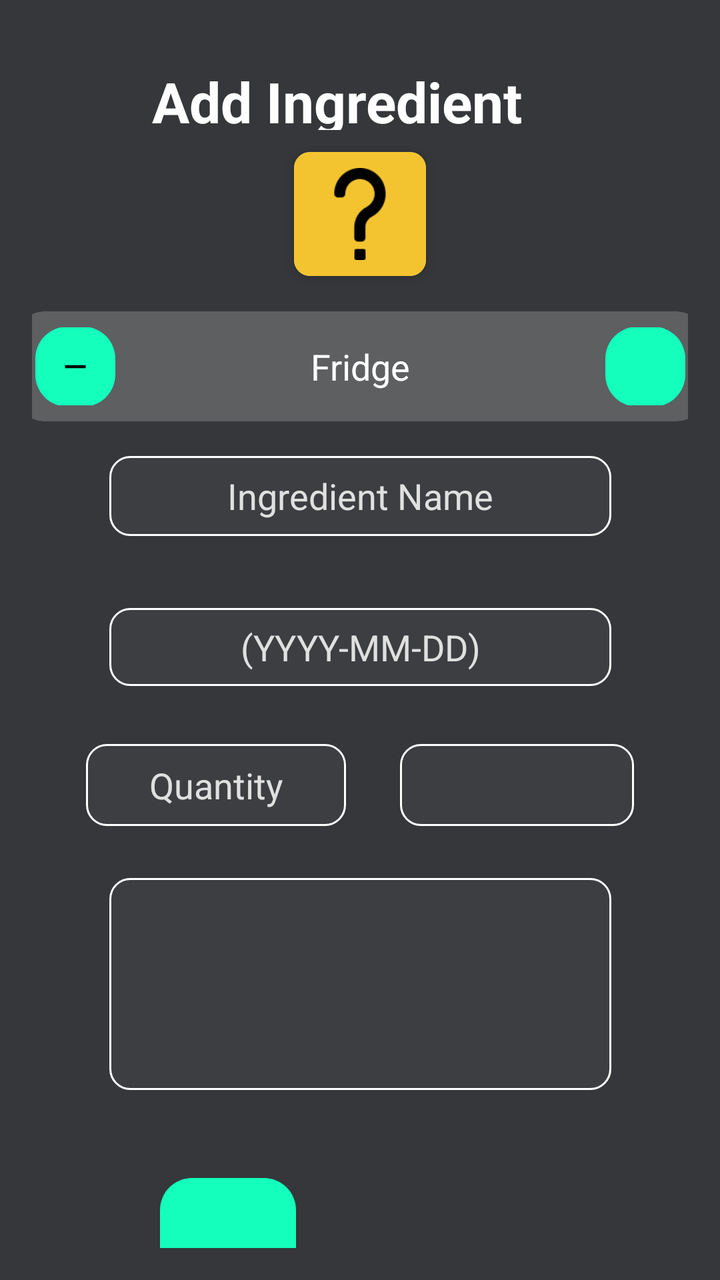
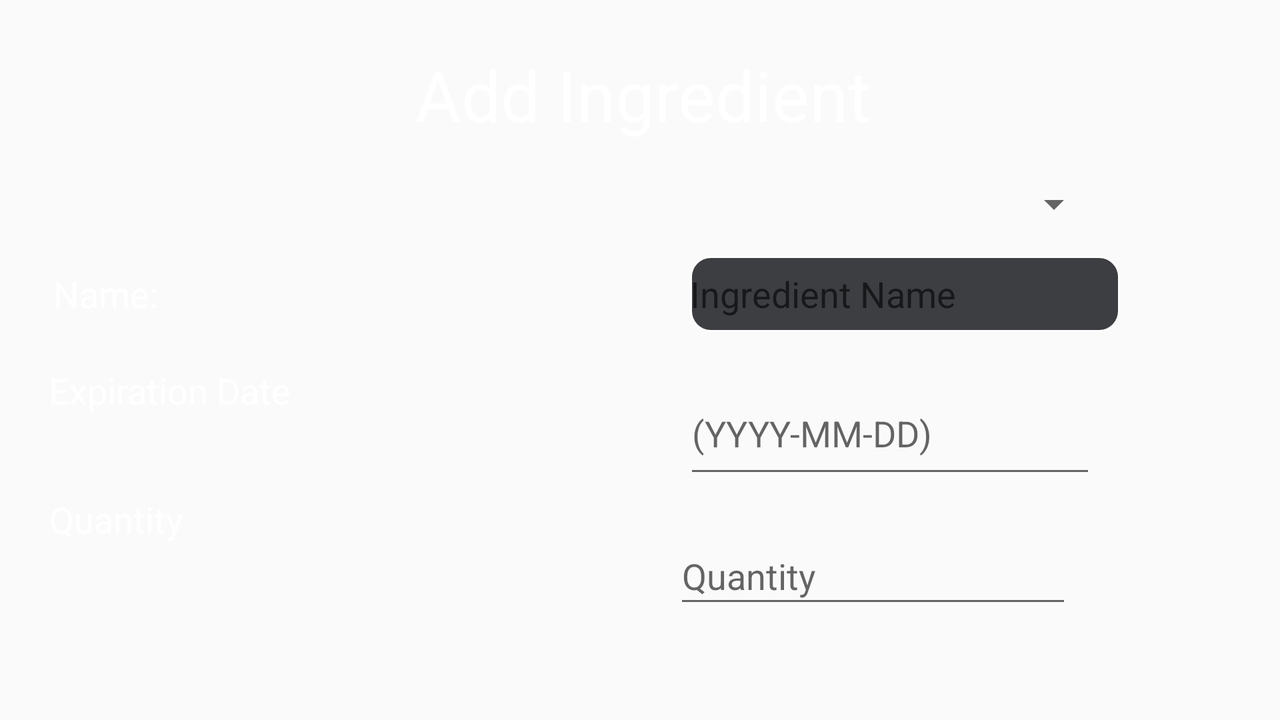

The same Android screen from two of the app's own layout files: first res/layout/ as a phone draws it, then the repository's variant for another configuration, drawn on a device whose configuration selects that folder. Both files follow.
<!-- AndroidManifest.xml: application theme Theme.AppCompat.DayNight.NoActionBar -->
<!-- res/layout/fragment_add_ingredient.xml -->
<?xml version="1.0" encoding="utf-8"?>
<androidx.constraintlayout.widget.ConstraintLayout xmlns:android="http://schemas.android.com/apk/res/android"
    xmlns:app="http://schemas.android.com/apk/res-auto"
    xmlns:tools="http://schemas.android.com/tools"
    android:layout_width="match_parent"
    android:layout_height="wrap_content"
    android:background="@color/grey"
    android:padding="16dp">

    

    

    <TextView
        android:id="@+id/EditView5"
        android:layout_width="308dp"
        android:layout_height="33dp"
        android:layout_margin="16dp"
        android:layout_marginStart="142dp"
        android:layout_marginEnd="158dp"
        android:paddingLeft="50dp"
        android:text="@string/add_ingredient"
        android:textColor="@color/white"
        android:textSize="28sp"
        android:textStyle="bold"
        app:layout_constraintEnd_toEndOf="parent"
        app:layout_constraintStart_toStartOf="parent"
        app:layout_constraintTop_toTopOf="parent" />


    <androidx.cardview.widget.CardView
        android:id="@+id/imageContainer"
        android:layout_width="66dp"
        android:layout_height="62dp"
        android:layout_marginTop="60dp"
        app:cardCornerRadius="8dp"
        app:cardElevation="4dp"
        app:layout_constraintEnd_toEndOf="parent"
        app:layout_constraintStart_toStartOf="parent"
        app:layout_constraintTop_toTopOf="parent">

        <ImageView
            android:id="@+id/ingredientImageView"
            android:layout_width="match_parent"
            android:layout_height="match_parent"
            android:background="@color/orange"
            android:contentDescription="@string/tap_to_select_ingredient_image"
            android:foreground="?attr/selectableItemBackground"
            android:padding="8dp"
            android:src="@drawable/ic_question_mark" />
    </androidx.cardview.widget.CardView>
    
    <androidx.cardview.widget.CardView
        android:id="@+id/categoryCard"
        android:layout_width="341dp"
        android:layout_height="55dp"
        android:layout_marginHorizontal="16dp"
        app:cardBackgroundColor="#33FFFFFF"
        app:cardCornerRadius="12dp"
        app:cardElevation="0dp"
        app:layout_constraintBottom_toTopOf="@+id/tilIngredientName"
        app:layout_constraintEnd_toEndOf="parent"
        app:layout_constraintStart_toStartOf="parent"
        app:layout_constraintTop_toBottomOf="@+id/imageContainer">

        <LinearLayout
            android:layout_width="match_parent"
            android:layout_height="wrap_content"
            android:gravity="center_vertical"
            android:orientation="horizontal"
            android:padding="8dp">

            <ImageButton
                android:id="@+id/btn_minus"
                android:layout_width="40dp"
                android:layout_height="40dp"
                android:background="@drawable/custom_button"
                android:contentDescription="@string/decrease_quantity"
                android:src="@drawable/ic_minus" />

            <TextView
                android:id="@+id/tv_category"
                android:layout_width="0dp"
                android:layout_height="wrap_content"
                android:layout_marginHorizontal="16dp"
                android:layout_weight="1"
                android:gravity="center"
                android:text="@string/fridge"
                android:textColor="@color/white"
                android:textSize="18sp" />

            <ImageButton
                android:id="@+id/btn_plus"
                android:layout_width="40dp"
                android:layout_height="40dp"
                android:background="@drawable/custom_button"
                android:backgroundTint="@color/green"
                android:contentDescription="@string/increase_quantity"
                android:src="@drawable/ic_plus" />
        </LinearLayout>
    </androidx.cardview.widget.CardView>
    

    <com.google.android.material.textfield.TextInputLayout
        android:id="@+id/tilIngredientName"
        android:layout_width="251dp"
        android:layout_height="50dp"
        android:layout_marginTop="90dp"
        app:boxBackgroundColor="#33FFFFFF"
        app:boxCornerRadiusBottomEnd="8dp"
        app:boxCornerRadiusBottomStart="8dp"
        app:boxCornerRadiusTopEnd="8dp"
        app:boxCornerRadiusTopStart="8dp"
        app:hintEnabled="false"
        app:layout_constraintEnd_toEndOf="parent"
        app:layout_constraintStart_toStartOf="parent"
        app:layout_constraintTop_toBottomOf="@+id/imageContainer">

        <EditText
            android:id="@+id/et_ingredient_name"
            android:layout_width="match_parent"
            android:layout_height="40dp"
            android:background="@drawable/custom_text_box"
            android:gravity="center"
            android:hint="@string/ingredient_name"
            android:textColor="@color/white"
            android:textColorHint="@color/lightgrey" />
    </com.google.android.material.textfield.TextInputLayout>

    <com.google.android.material.textfield.TextInputLayout
        android:id="@+id/tilExpirationDate"
        android:layout_width="251dp"
        android:layout_height="42dp"
        android:layout_marginTop="26dp"
        app:boxBackgroundColor="#33FFFFFF"
        app:boxCornerRadiusBottomEnd="8dp"
        app:boxCornerRadiusBottomStart="8dp"
        app:boxCornerRadiusTopEnd="8dp"
        app:boxCornerRadiusTopStart="8dp"
        app:hintEnabled="false"
        app:layout_constraintEnd_toEndOf="parent"
        app:layout_constraintStart_toStartOf="parent"
        app:layout_constraintTop_toBottomOf="@+id/tilIngredientName">

        <EditText
            android:id="@+id/et_expiration_date"
            android:layout_width="match_parent"
            android:layout_height="39dp"
            android:background="@drawable/custom_text_box"
            android:clickable="true"
            android:focusable="false"
            android:gravity="center"
            android:hint="(YYYY-MM-DD)"
            android:inputType="none"
            android:textColor="@color/white"
            android:textColorHint="@color/lightgrey" />
    </com.google.android.material.textfield.TextInputLayout>


    <com.google.android.material.textfield.TextInputLayout
        android:id="@+id/tilQuantity"
        android:layout_width="130dp"
        android:layout_height="41dp"
        android:layout_marginTop="26dp"
        app:boxBackgroundColor="#33FFFFFF"
        app:boxCornerRadiusBottomEnd="8dp"
        app:boxCornerRadiusBottomStart="8dp"
        app:boxCornerRadiusTopEnd="8dp"
        app:boxCornerRadiusTopStart="8dp"
        app:hintEnabled="false"
        app:layout_constraintEnd_toStartOf="@+id/spinnerUnit"
        app:layout_constraintStart_toStartOf="parent"
        app:layout_constraintTop_toBottomOf="@+id/tilExpirationDate">

        <EditText
            android:id="@+id/et_quantity"
            android:layout_width="match_parent"
            android:layout_height="match_parent"
            android:background="@drawable/custom_text_box"
            android:gravity="center"
            android:hint="@string/quantity"
            android:inputType="numberDecimal"
            android:textColor="@color/white"
            android:textColorHint="@color/lightgrey" />
    </com.google.android.material.textfield.TextInputLayout>

    <Spinner
        android:id="@+id/spinnerUnit"
        android:layout_width="117dp"
        android:layout_height="41dp"
        android:background="@drawable/custom_text_box"
        android:popupBackground="@color/white"
        app:layout_constraintBottom_toBottomOf="@+id/tilQuantity"
        app:layout_constraintEnd_toEndOf="parent"
        app:layout_constraintStart_toEndOf="@+id/tilQuantity"
        app:layout_constraintTop_toTopOf="@+id/tilQuantity" />
    <com.google.android.material.textfield.TextInputLayout
        android:id="@+id/tilNotes"
        android:layout_width="251dp"
        android:layout_height="106dp"
        android:layout_marginTop="26dp"
        app:boxBackgroundColor="#33FFFFFF"
        app:boxCornerRadiusBottomEnd="8dp"
        app:boxCornerRadiusBottomStart="8dp"
        app:boxCornerRadiusTopEnd="8dp"
        app:boxCornerRadiusTopStart="8dp"
        app:hintEnabled="false"
        app:layout_constraintEnd_toEndOf="parent"
        app:layout_constraintStart_toStartOf="parent"
        app:layout_constraintTop_toBottomOf="@+id/tilQuantity">

        <EditText
            android:id="@+id/editText"
            android:layout_width="match_parent"
            android:layout_height="match_parent"
            android:background="@drawable/custom_text_box"
            android:gravity="top|start"
            android:padding="8dp"
            android:textColor="@color/white"
            android:textColorHint="@color/lightgrey" />
    </com.google.android.material.textfield.TextInputLayout>

    <ImageButton
        android:id="@+id/btnSaveIngredient"
        android:layout_width="68dp"
        android:layout_height="52dp"
        android:layout_marginStart="64dp"
        android:layout_marginTop="44dp"
        android:layout_marginBottom="16dp"
        android:background="@drawable/custom_button"

        android:contentDescription="@string/save_ingredient_button"
        android:src="@drawable/ic_check"
        app:backgroundTint="@color/green"
        app:layout_constraintBottom_toBottomOf="parent"
        app:layout_constraintStart_toStartOf="parent"
        app:layout_constraintTop_toBottomOf="@+id/tilNotes"
        app:layout_constraintVertical_bias="0.0"
        app:tint="@color/white" />

</androidx.constraintlayout.widget.ConstraintLayout>
<!-- resources referenced by this layout -->
<resources>
  <color name="green">#14ffbc</color>
  <color name="grey">#35373a</color>
  <color name="lightgrey">#e0e0e0</color>
  <color name="orange">#f4c430</color>
  <color name="white">#FFFFFFFF</color>
  <!-- drawable custom_button (drawable) -->
  <shape xmlns:android="http://schemas.android.com/apk/res/android">
      <solid android:color="@color/green"/>
      <corners android:radius="16dp"/> 
  </shape>
  <!-- drawable custom_text_box (drawable) -->
  <?xml version="1.0" encoding="utf-8"?>
  <shape xmlns:android="http://schemas.android.com/apk/res/android">
      <solid android:color="#3C3E42"/> 
      <stroke
          android:color="@color/white"
      android:width="1dp"/> 
      <corners android:radius="10dp"/> 
  </shape>
  <!-- drawable ic_minus (drawable) -->
  <vector xmlns:android="http://schemas.android.com/apk/res/android"
      android:width="20dp"
      android:height="20dp"
      android:viewportWidth="960"
      android:viewportHeight="960">
    <path
        android:pathData="M232,516v-72h496v72L232,516Z"
        android:fillColor="#000000"/>
  </vector>
  <!-- drawable ic_question_mark: png bitmap (drawable, 1327 bytes) -->
  <string name="add_ingredient">Add Ingredient</string>
  <string name="decrease_quantity">decrease quantity</string>
  <string name="fridge">Fridge</string>
  <string name="increase_quantity">increase quantity</string>
  <string name="ingredient_name">Ingredient Name</string>
  <string name="quantity">Quantity</string>
  <string name="save_ingredient_button">Save Ingredient Button</string>
  <string name="tap_to_select_ingredient_image">Tap to select ingredient image</string>
</resources>
<!-- res/layout-land/fragment_add_ingredient.xml (the repository's variant of the layout above) -->
<!-- drawn on the phone turned sideways -->
<?xml version="1.0" encoding="utf-8"?>
<androidx.constraintlayout.widget.ConstraintLayout
    xmlns:android="http://schemas.android.com/apk/res/android"
    xmlns:app="http://schemas.android.com/apk/res-auto"
    xmlns:tools="http://schemas.android.com/tools"
    android:layout_width="match_parent"
    android:layout_height="match_parent"
    android:orientation="vertical"
    android:backgroundTint="@color/grey"
    android:padding="16dp">


    <TextView
        android:id="@+id/EditView5"
        android:layout_width="wrap_content"
        android:layout_height="wrap_content"
        android:layout_marginLeft="5dp"
        android:layout_marginTop="8dp"
        android:text="Add Ingredient"
        android:textColor="@color/white"
        android:textSize="35sp"
        app:layout_constraintEnd_toEndOf="parent"
        app:layout_constraintHorizontal_bias="0.498"
        app:layout_constraintStart_toStartOf="parent"
        app:layout_constraintTop_toTopOf="parent" />

    <EditText
        android:id="@+id/et_ingredient_name"
        android:layout_width="215dp"
        android:layout_height="38dp"
        android:layout_marginTop="112dp"
        android:layout_marginEnd="64dp"
        android:background="@drawable/custom_text_box"
        android:hint="Ingredient Name"
        android:textColor="@color/white"
        app:layout_constraintEnd_toEndOf="parent"
        app:layout_constraintTop_toTopOf="parent" />

    <EditText
        android:id="@+id/et_quantity"
        android:layout_width="199dp"
        android:layout_height="45dp"
        android:layout_marginTop="20dp"
        android:layout_marginEnd="88dp"
        android:hint="Quantity"
        android:textColor="@color/white"
        app:layout_constraintEnd_toEndOf="parent"
        app:layout_constraintTop_toBottomOf="@+id/et_expiration_date" />

    <TextView
        android:id="@+id/tvExpirationDate"
        android:layout_width="wrap_content"
        android:layout_height="wrap_content"
        android:layout_marginTop="24dp"
        android:text="Expiration Date"
        android:textColor="@color/white"
        android:textSize="18sp"
        app:layout_constraintEnd_toStartOf="@+id/et_expiration_date"
        app:layout_constraintHorizontal_bias="0.04"
        app:layout_constraintStart_toStartOf="parent"
        app:layout_constraintTop_toBottomOf="@+id/tvIngredientName" />

    <Spinner
        android:id="@+id/spinner_category"
        android:layout_width="331dp"
        android:layout_height="36dp"
        android:layout_marginStart="204dp"
        android:layout_marginTop="68dp"
        app:layout_constraintStart_toStartOf="parent"
        app:layout_constraintTop_toTopOf="parent" />


    <TextView
        android:id="@+id/tvIngredientName"
        android:layout_width="wrap_content"
        android:layout_height="wrap_content"
        android:layout_marginTop="64dp"
        android:text="Name:"
        android:textColor="@color/white"
        android:textSize="18sp"
        app:layout_constraintEnd_toStartOf="@+id/et_ingredient_name"
        app:layout_constraintHorizontal_bias="0.038"
        app:layout_constraintStart_toStartOf="parent"
        app:layout_constraintTop_toBottomOf="@+id/EditView5" />

    <TextView
        android:id="@+id/tvQuantity"
        android:layout_width="wrap_content"
        android:layout_height="wrap_content"
        android:layout_marginTop="40dp"
        android:text="Quantity"
        android:textColor="@color/white"
        android:textSize="18sp"
        app:layout_constraintEnd_toStartOf="@+id/et_quantity"
        app:layout_constraintHorizontal_bias="0.034"
        app:layout_constraintStart_toStartOf="parent"
        app:layout_constraintTop_toBottomOf="@+id/tvExpirationDate" />

    <EditText
        android:id="@+id/et_expiration_date"
        android:layout_width="206dp"
        android:layout_height="58dp"
        android:layout_marginTop="20dp"
        android:layout_marginEnd="76dp"
        android:hint="(YYYY-MM-DD)"
        android:textColor="@color/white"
        app:layout_constraintEnd_toEndOf="parent"
        app:layout_constraintTop_toBottomOf="@+id/et_ingredient_name" />

    <TextView
        android:id="@+id/tvNotes"
        android:layout_width="55dp"
        android:layout_height="0dp"
        android:layout_marginTop="40dp"
        android:textColor="@color/white"
        android:textSize="18sp"
        app:layout_constraintEnd_toStartOf="@+id/editText"
        app:layout_constraintHorizontal_bias="0.025"
        app:layout_constraintStart_toStartOf="parent"
        app:layout_constraintTop_toBottomOf="@+id/tvQuantity" />


    <EditText
        android:id="@+id/editText"
        android:layout_width="169dp"
        android:layout_height="58dp"
        android:layout_marginTop="16dp"
        android:layout_marginEnd="116dp"
        android:textColor="@color/white"
        app:layout_constraintEnd_toEndOf="parent"
        app:layout_constraintTop_toBottomOf="@+id/et_quantity" />

    <ImageButton
        android:id="@+id/btnSaveIngredient"
        android:layout_width="56dp"
        android:layout_height="43dp"
        android:layout_marginTop="280dp"
        android:background="@drawable/custom_button"
        android:scaleType="fitCenter"
        android:src="@drawable/ic_tick"
        app:layout_constraintEnd_toEndOf="parent"
        app:layout_constraintHorizontal_bias="0.119"
        app:layout_constraintStart_toStartOf="parent"
        app:layout_constraintTop_toBottomOf="@+id/EditView5" />


</androidx.constraintlayout.widget.ConstraintLayout>
<!-- resources referenced by the variant -->
<!-- as the phone turned sideways resolves them -->
<resources>
  <color name="grey">#35373a</color>
  <color name="white">#FFFFFFFF</color>
  <!-- drawable custom_button (drawable) -->
  <shape xmlns:android="http://schemas.android.com/apk/res/android">
      <solid android:color="@color/green"/>
      <corners android:radius="16dp"/> 
  </shape>
  <!-- drawable custom_text_box (drawable) -->
  <?xml version="1.0" encoding="utf-8"?>
  <shape xmlns:android="http://schemas.android.com/apk/res/android">
      <solid android:color="#3C3E42"/> 
      <stroke
          android:color="@color/white"
      android:width="1dp"/> 
      <corners android:radius="10dp"/> 
  </shape>
  <!-- drawable ic_tick: png bitmap (drawable, 521 bytes) -->
  <color name="green">#14ffbc</color>
</resources>
